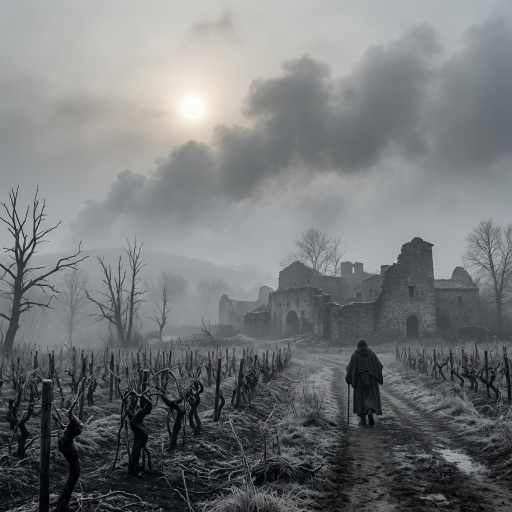
#> input picture images/img_ep_103.png, 1024 x 1024 px (shown at 1/2 size); its folder holds 4 pictures in this run
$ python optimize_images.py
#> lines starting #> are read from the running program, lines starting #| are printed output that depends on the picture

import os
from PIL import Image

def optimize_images(directory="images"):
#> called with directory = 'images'
    if not os.path.exists(directory):
        print(f"Directory {directory} not found.")
        return

    files = [f for f in os.listdir(directory) if f.lower().endswith('.png')]
    total_saved = 0
    count = 0

    print(f"Found {len(files)} PNG images to process in '{directory}'...")

    for filename in files:
        filepath = os.path.join(directory, filename)
        new_filename = os.path.splitext(filename)[0] + ".webp"
        new_filepath = os.path.join(directory, new_filename)

        try:
            with Image.open(filepath) as img:
                # Resize if width > 800
#> img is the input picture: PIL image 1024x1024 RGB; mean R, G, B 117.4, 119.7, 121.4
                if img.width > 800:
                    ratio = 800 / img.width
#> ratio = 0.781
                    new_height = int(img.height * ratio)
#> new_height = 800
                    img = img.resize((800, new_height), Image.Resampling.LANCZOS)
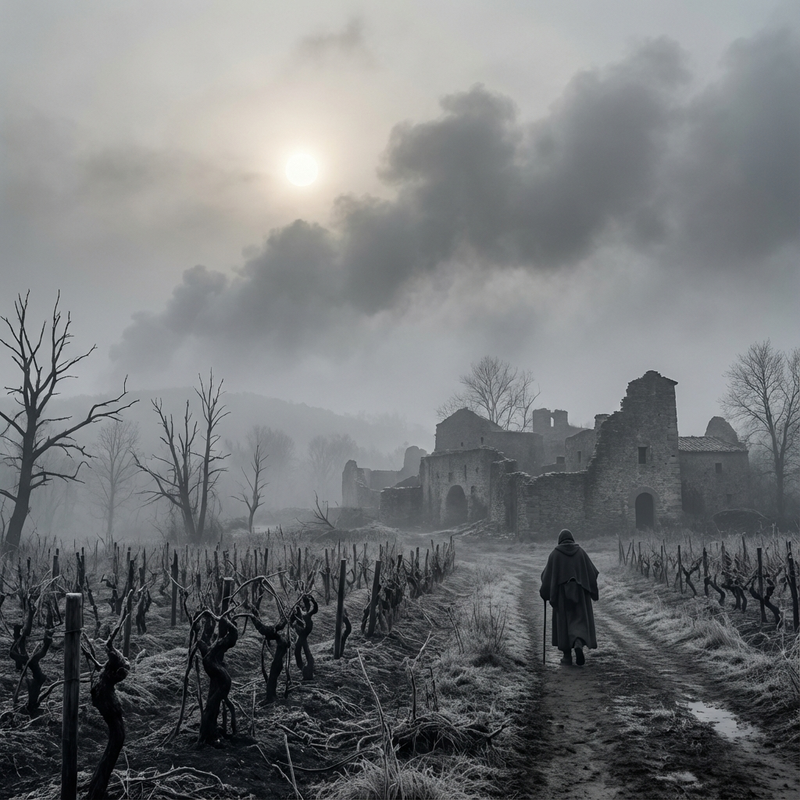
#> img: PIL image 800x800 RGB; mean R, G, B 117.4, 119.7, 121.4

                # Save as WebP
                img.save(new_filepath, "WEBP", quality=80)

                # Stats
                original_size = os.path.getsize(filepath)
                new_size = os.path.getsize(new_filepath)
                saved = original_size - new_size
                total_saved += saved
                count += 1

                print(f"Converted {filename}: {original_size/1024:.1f}KB -> {new_size/1024:.1f}KB (Saved {saved/1024:.1f}KB)")

        except Exception as e:
            print(f"Error processing {filename}: {e}")

    print(f"\nProcessing complete!")
    print(f"Converted {count} images.")
    print(f"Total space saved: {total_saved / (1024*1024):.2f} MB")

if __name__ == "__main__":
    optimize_images()

$ run again, on images/img_ep_105.png
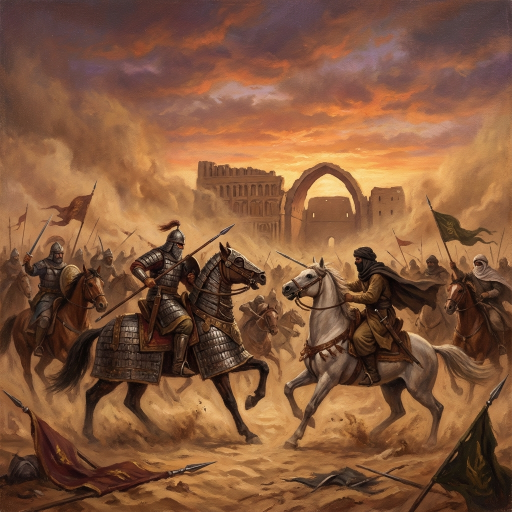
#> input picture images/img_ep_105.png, 1024 x 1024 px (shown at 1/2 size)
#> in optimize_images, img is the input picture: PIL image 1024x1024 RGB; mean R, G, B 132, 88.3, 60.2
#> in optimize_images, `img = img.resize((800, new_height), Image.Resampling.LANCZOS)`:
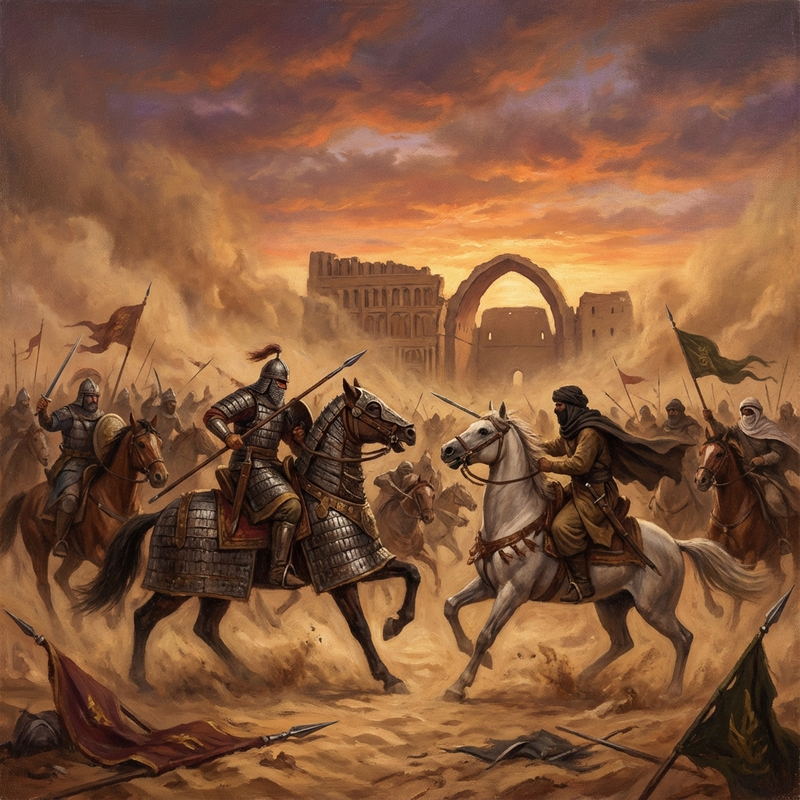
#> img: PIL image 800x800 RGB; mean R, G, B 132, 88.3, 60.2

$ run again, on images/img_ep_108.png
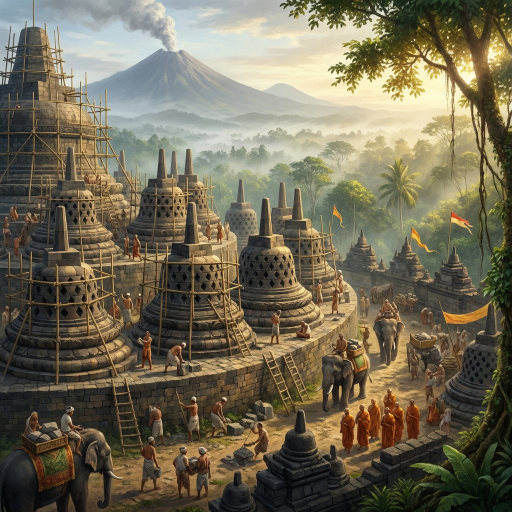
#> input picture images/img_ep_108.png, 1024 x 1024 px (shown at 1/2 size)
#> in optimize_images, img is the input picture: PIL image 1024x1024 RGB; mean R, G, B 114.2, 106.7, 85.6
#> in optimize_images, `img = img.resize((800, new_height), Image.Resampling.LANCZOS)`:
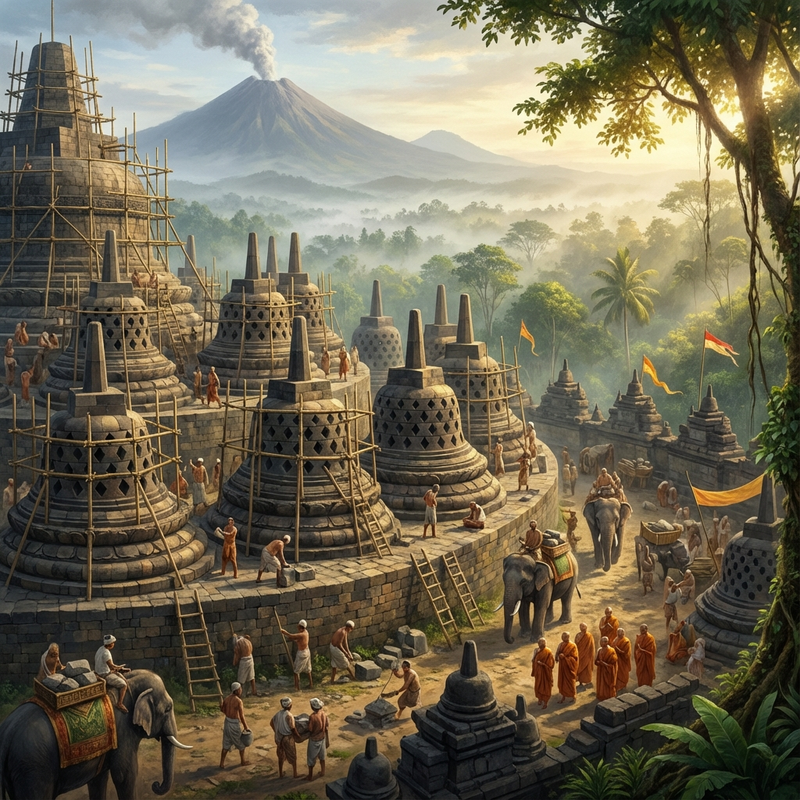
#> img: PIL image 800x800 RGB; mean R, G, B 114.2, 106.7, 85.6

$ run again, on images/img_ep_11.png
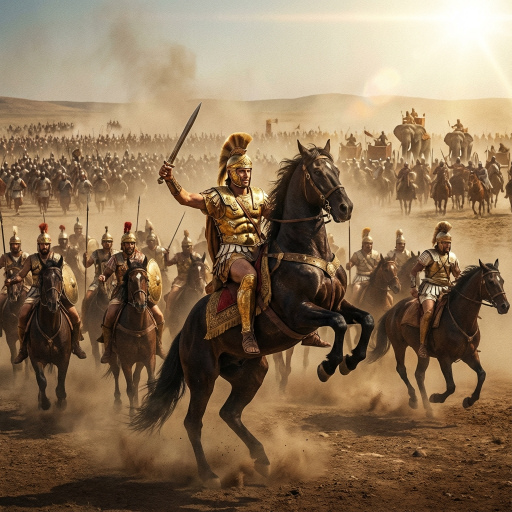
#> input picture images/img_ep_11.png, 1024 x 1024 px (shown at 1/2 size)
#> in optimize_images, img is the input picture: PIL image 1024x1024 RGB; mean R, G, B 139, 115, 87.3
#> in optimize_images, `img = img.resize((800, new_height), Image.Resampling.LANCZOS)`:
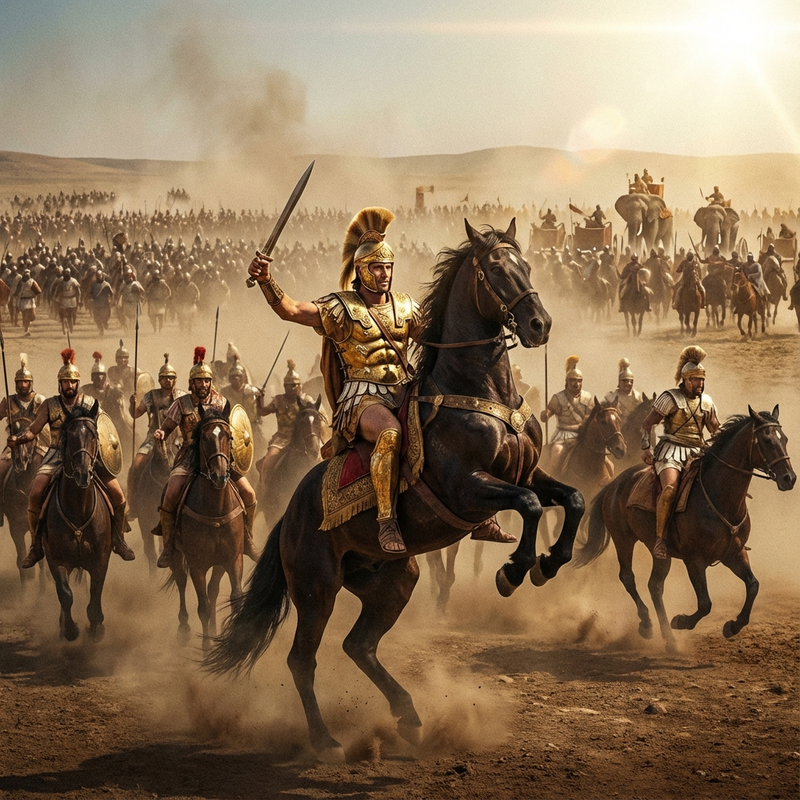
#> img: PIL image 800x800 RGB; mean R, G, B 139, 115, 87.3
